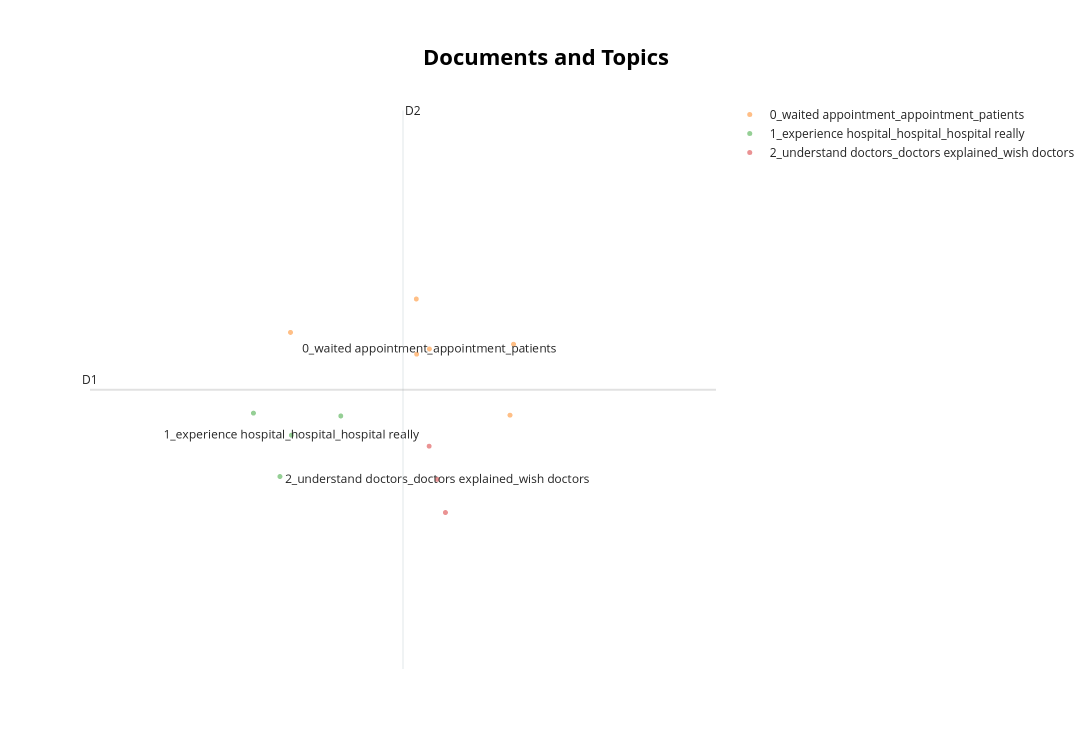

The notebook cell saved with this chart:
### Markdown cell above
## View results

### Code cell
# Visualise documents
fig = topic_model.visualize_documents(docs=texts, topics=topics, embeddings=embeddings)
fig.show()

### Figure 1 — Plotly figure (JSON) as saved in the notebook; plotly's stock layout.template omitted (floating-point values rounded to 4 significant figures)
{"data": [{"hoverinfo": "text", "hovertext": [null], "marker": {"color": "#CFD8DC", "opacity": 0.5, "size": 5}, "mode": "markers+text", "name": "other", "showlegend": false, "type": "scattergl", "x": [NaN], "y": [NaN]}, {"hoverinfo": "text", "hovertext": ["I'm really angry that I was sent home so early.  I didn't feel ready to go home, and I felt like the hospital was just trying to get rid of me.  I had a lot of questions and concerns about my care, but the staff didn't take the time to address them.  I felt really abandoned and unsupported, and it made my recovery much harder than it needed to be.  I wish the hospital had been able to provide better support for patients who are being discharged.I was sat in a corridor for nearly 2 days.  I was in pain, on my own, and it was very undignified.  I felt sorry for the staff, who were clearly overwhelmed, but I wish they had been able to find a better solution for me.  Why doesn't the hospital open more beds?", "I was skeptical about using the app to book my appointment, but it was actually really easy to use.  I was able to find a time that worked for me and book my appointment in just a few clicks.  I wasn't waiting on letters that arrive too late, and I knew I wasn't lost in the system.  It's a big improvment.", "The nursing staff were too busy.  When I pressed the call bell, it took a long time for someone to come.  I had to wait for ages before I got any help with my pain, and going to the toilet.  When I didn't get my pain medication on time, I couldn't even get out of bed to go to the toilet, and I had an accident.  I was really embarrassed and upset about that.  I wish the staff had been able to help me sooner.", "The time I waited for an appointment was a joke.  Why does it take so long to get an appointment?  I had to wait for months before I could see a doctor, and when I finally got an appointment, it was cancelled at the last minute.  It's really frustrating and unacceptable.  I don't understand why the healthcare system can't do better than this.", "The food was really bad.  Mum doesn't eat much at the best of times, but the food was so bad that she hardly ate anything at all.  How is she going to get better if she doesn't have the basics like food and water?  I don't understand how the hospital can let patients go hungry like that.  It's really unacceptable.", null], "marker": {"opacity": 0.5, "size": 5}, "mode": "markers+text", "name": "0_waited appointment_appointment_patients", "text": ["", "", "", "", "", "0_waited appointment_appointment_patients"], "textfont": {"size": 12}, "type": "scattergl", "x": [10.61, 11.4, 10.61, 11.43, 9.54, 10.72], "y": [11.69, 11.09, 12.22, 11.78, 11.9, 11.74]}, {"hoverinfo": "text", "hovertext": ["The staff were really kind and helpful.  They went out of their way to make sure I was comfortable and had everything I needed.  I felt like they really cared about me and my wellbeing, and that made a big difference in my experience at the hospital.  I'm really grateful for their kindness and support.", "Dad was really impressed with the care he received.  The doctors and nurses were really knowledgeable and professional, and they made sure to explain everything to him in a way that he could understand.  He felt like he was in good hands, and that gave him a lot of confidence in his treatment.  He's really grateful for the care he received.", "Dad doesn't speak English.  It's ok when I can be with him in the hospital, but I can't be there all the time as I've got kids and a job.  The hospital said they could provider and interpreter, but we didn't get one for the first few days, and when we did get one, they weren't very good.  They didn't understand Dad's accent, and they kept getting things wrong.  It was really frustrating and made it hard for Dad to communicate with the staff.  I wish the hospital had been able to provide better support for non-English speakers.", null], "marker": {"opacity": 0.5, "size": 5}, "mode": "markers+text", "name": "1_experience hospital_hospital_hospital really", "text": ["", "", "", "1_experience hospital_hospital_hospital really"], "textfont": {"size": 12}, "type": "scattergl", "x": [9.966, 9.226, 9.451, 9.548], "y": [11.08, 11.11, 10.5, 10.9]}, {"hoverinfo": "text", "hovertext": ["I didn't understand what the doctors were saying.  They used a lot of medical jargon that I didn't understand, and they didn't take the time to explain things in a way that I could understand.  I felt really confused and overwhelmed, and it made it hard for me to make informed decisions about my care.  I wish the doctors had been able to communicate more clearly with me.", "The consultant team were really responsive to my questions.  Several different doctors explained things when I couldn't speak to my consultant. Please send my compliments to the team.", null], "marker": {"opacity": 0.5, "size": 5}, "mode": "markers+text", "name": "2_understand doctors_doctors explained_wish doctors", "text": ["", "", "2_understand doctors_doctors explained_wish doctors"], "textfont": {"size": 12}, "type": "scattergl", "x": [10.71, 10.85, 10.78], "y": [10.79, 10.15, 10.47]}], "layout": {"annotations": [{"showarrow": false, "text": "D1", "x": 7.842, "y": 11.34, "yshift": 10}, {"showarrow": false, "text": "D2", "x": 10.49, "xshift": 10, "y": 14.06}], "height": 750, "shapes": [{"line": {"color": "#CFD8DC", "width": 2}, "type": "line", "x0": 10.49, "x1": 10.49, "y0": 8.623, "y1": 14.06}, {"line": {"color": "#9E9E9E", "width": 2}, "type": "line", "x0": 7.842, "x1": 13.14, "y0": 11.34, "y1": 11.34}], "title": {"font": {"color": "Black", "size": 22}, "text": "<b>Documents and Topics</b>", "x": 0.5, "xanchor": "center", "yanchor": "top"}, "width": 1200, "xaxis": {"visible": false}, "yaxis": {"visible": false}}}
